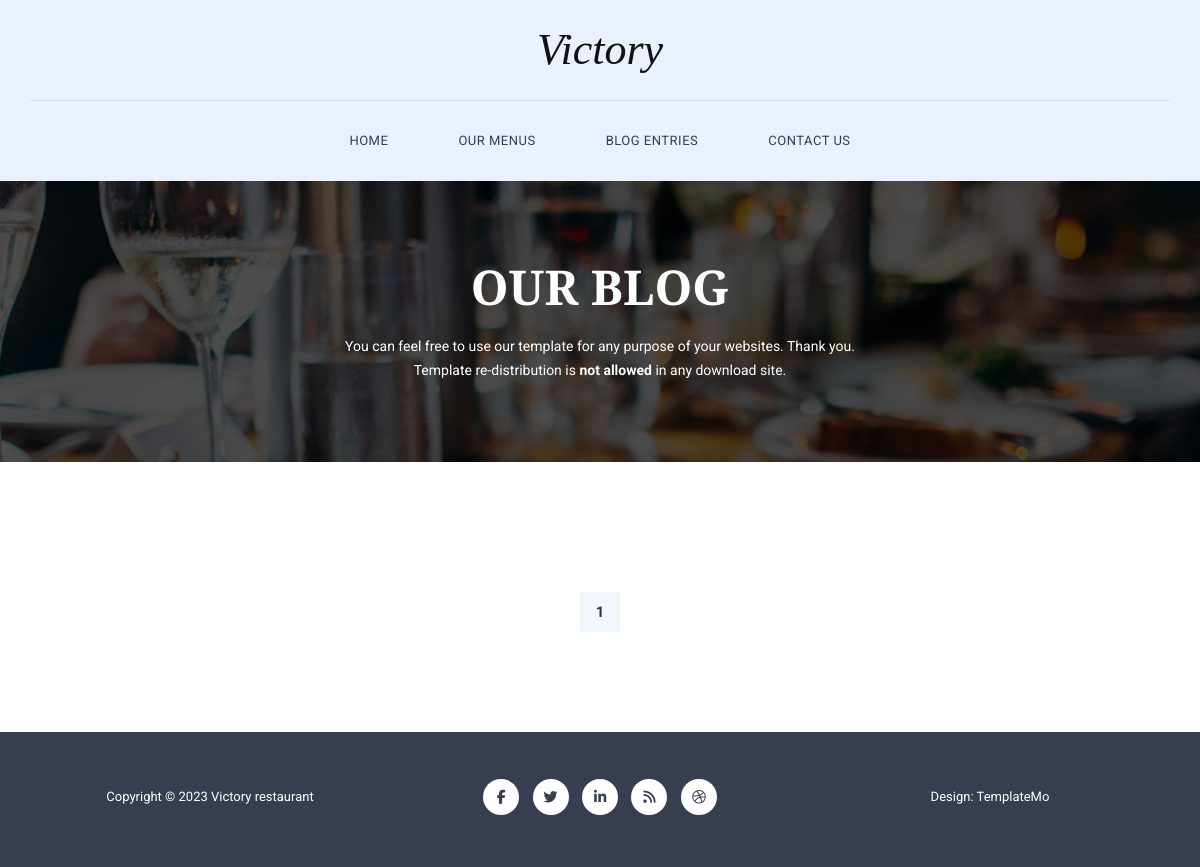
The app's page /home/blog/, older data.
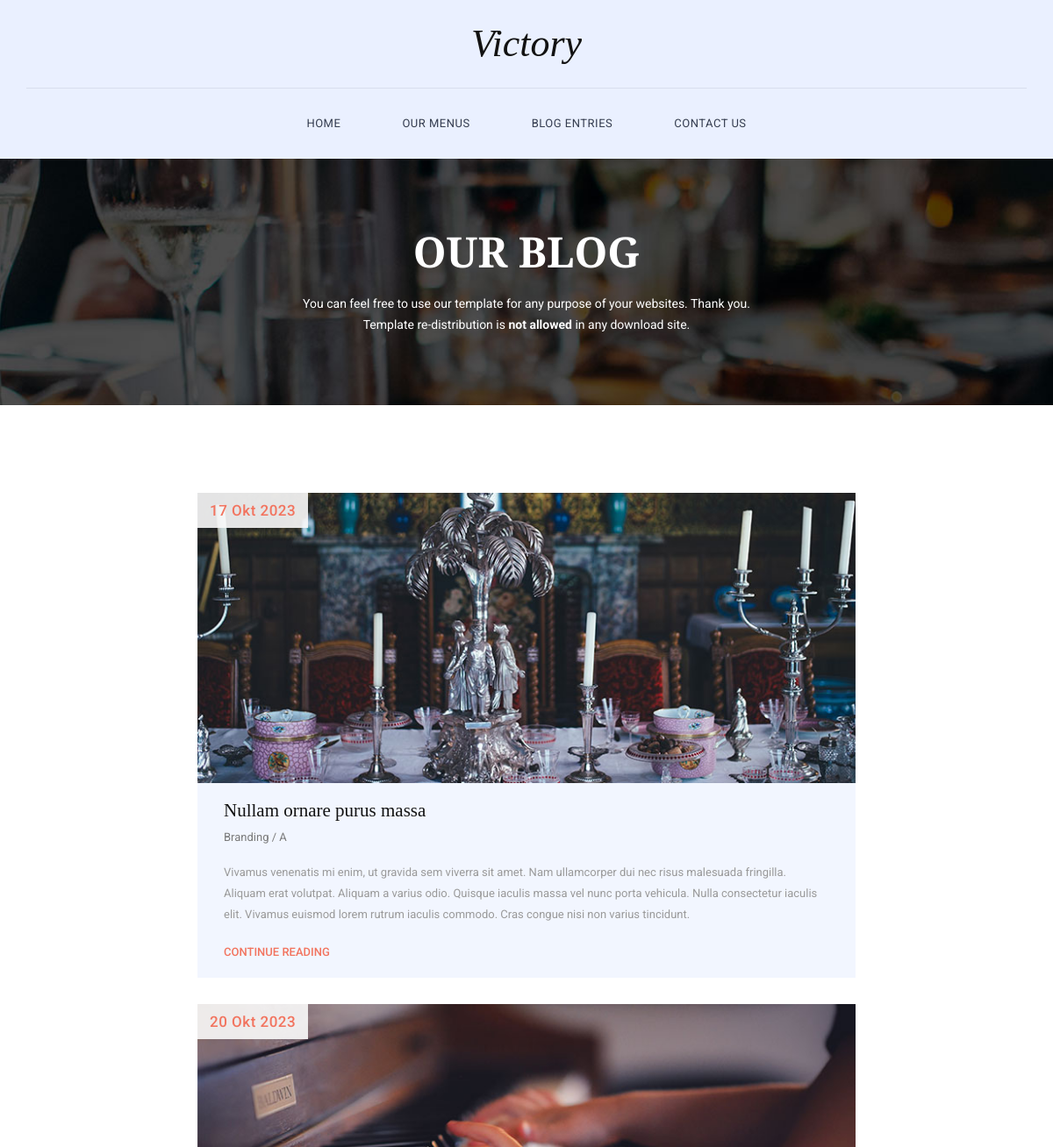
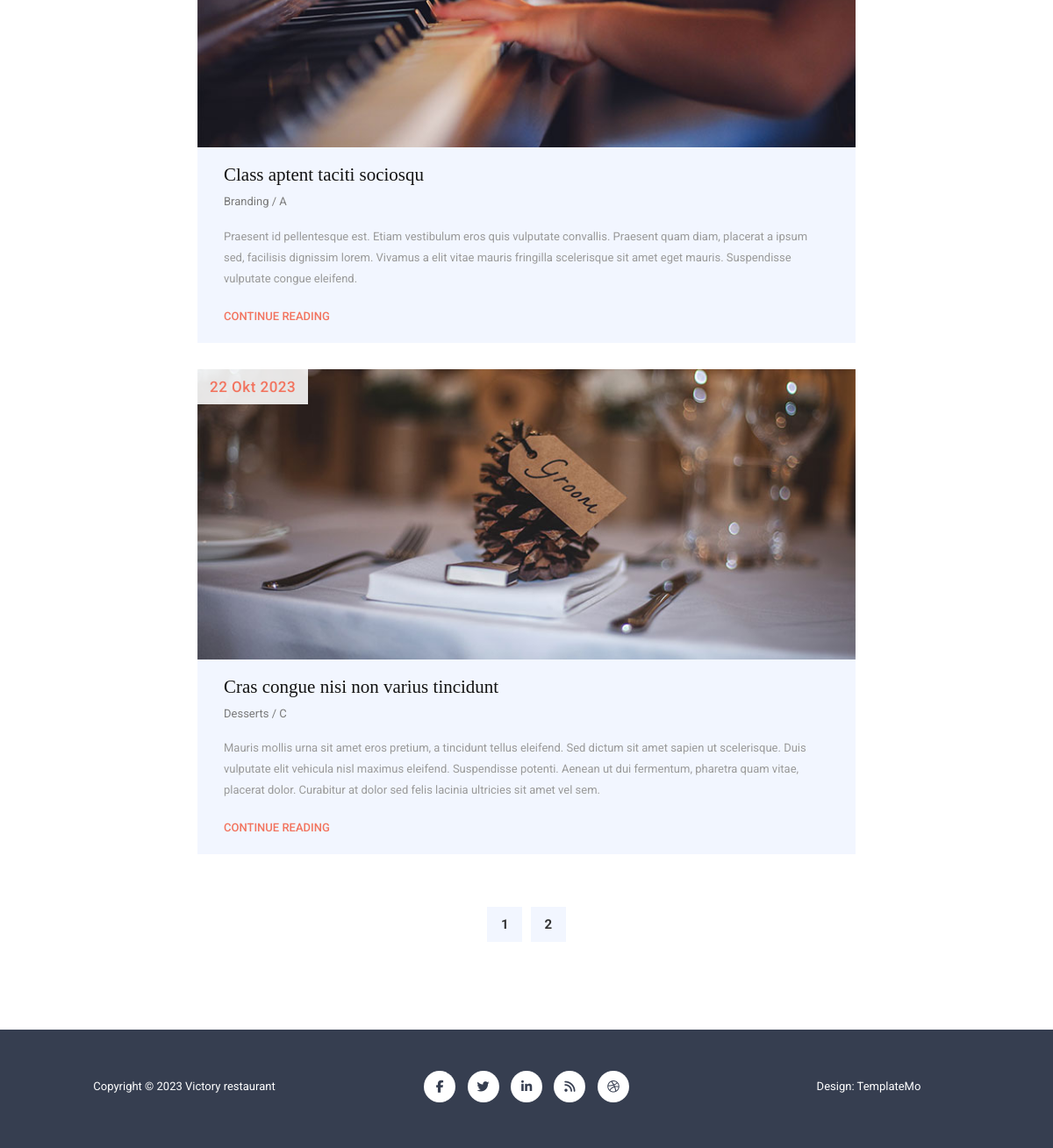
The same page, newer data (2 pictures, top to bottom).
### blog/models.py (models this page shows)
class Photo(models.Model):
    def _load_to(self, filename):
        ext = filename.split(".")[-1]
        path = datetime.utcnow().strftime("blog/%m.%Y/")
        f_b_name = hex(random.randint(100000, 999999))
        return f"{path}{f_b_name}.{ext}"
    img = models.ImageField(upload_to=_load_to)
    post = models.ForeignKey(Post, on_delete=models.SET_NULL, null=True, related_name="images")
    loaded = models.DateTimeField(auto_now_add=True)
    class Meta:
        db_table = "photo"

class Post(models.Model):
    AUTHOR = (
        (Author.CHEF, "Chef"),
        (Author.ADMINISTRATOR, "Admin"),
        (Author.OWNER, "Owner")
    )
    author = models.CharField(max_length=1, choices=AUTHOR)
    title = models.CharField(max_length=100)
    date_posting = models.CharField(max_length=15, blank=True)
    topic = models.CharField(max_length=20)
    text = models.TextField()
    class Meta:
        db_table = "post"

### blog/views.py (the view)
# urls.py: path('blog/', views.BlogView.as_view(), name='blog'),
class BlogView(ListView):
    paginate_by = 3
    model = Post
    template_name = 'blog.html'

### blog/templates/blog.html
{% extends 'base.html' %}
{% block content %}
    {% include 'blog/blog-page.html' %}
{% endblock content %}

### food/templates/base.html (shortened to what this page needs)
{% load static %}
<!DOCTYPE html>
<html>
    <head>
        <link rel="stylesheet" href="{% static 'css/bootstrap.min.css' %}" >
        <link rel="stylesheet" href="{% static 'css/bootstrap-theme.min.css' %}">
        <link rel="stylesheet" href="{% static 'css/fontAwesome.css' %}">
        <link rel="stylesheet" href="{% static 'css/hero-slider.css' %}">
        <link rel="stylesheet" href="{% static 'css/owl-carousel.css' %}">
        <link rel="stylesheet" href="{% static 'css/templatemo-style.css' %}">
    </head>
<body>
    {% include 'base/header.html' %}
    {% block banner %}
    {% include 'base/page_heading.html' %}
    {% endblock banner %}
    {% block content %}{% endblock content %}
    {% include 'base/footer.html' %}
</body>
</html>

### food/templates/base/header.html (shortened to what this page needs)
<div class="header">
        <div class="container">
            <a href="#" class="navbar-brand scroll-top">Victory</a>
            <nav class="navbar navbar-inverse" role="navigation">
                <div id="main-nav" class="collapse navbar-collapse">
                    <ul class="nav navbar-nav">
                        <li><a href="{% url 'home' %}">Home</a></li>
                        <li><a href="{% url 'menu' %}">Our Menus</a></li>
                        <li><a href="{% url 'blog' %}">Blog Entries</a></li>
                        <li><a href="{% url 'contact' %}">Contact Us</a></li>
                    </ul>
                </div>
            </nav>
        </div>
    </div>

### food/templates/base/page_heading.html
<section class="page-heading">
        <div class="container">
            <div class="row">
                <div class="col-md-12">
                    {% block banner_text %}
                        <h1>Our Blog</h1>
                        <p>You can feel free to use our template for any purpose of your websites. Thank you. Template re-distribution is <strong>not allowed</strong> in any download site.</p>
                    {% endblock banner_text %}
                </div>
            </div>
        </div>
    </section>

### blog/templates/blog/blog-page.html
{% load static %}
<section class="blog-page" >
    <div class="container">
        <div class="row">
            {% for object in object_list %}
            <div class="col-md-8 col-md-offset-2">
                <div class="blog-item">
                    {% for foto in object.images.all %}
                    <img src="{{ foto.img.url }}" alt="breakfast">
                    {% endfor %}
                    <div class="date">{{ object.date_posting }}</div>
                    <div class="down-content">
                        <h4>{{ object.title }}</h4>
                        <span>{{ object.topic }} / {{ object.author }}</span>
                        <p>{{ object.text }}</p>
                        <div class="text-button">
                            <a href="#">Continue Reading</a>
                        </div>
                    </div>
                </div>
            </div>
            {% endfor %}
            <div class="col-md-8 col-md-offset-2" id="pagination">
                <ul class="page-number">
                    {% for num_page in page_obj.paginator.page_range %}
                    <li>
                        <a class="active" href="?page={{num_page}}">{{num_page}}</a>
                    </li>
                    {% endfor %}
                </ul>
            </div>
        </div>
    </div>
</section>

### food/templates/base/footer.html
<footer>
    <div class="container">
        <div class="row">
            <div class="col-md-4">
                <p>Copyright &copy; {% now 'Y' %} Victory restaurant</p>
            </div>
            <div class="col-md-4">
                <ul class="social-icons">
                    <li><a href="#"><i class="fa fa-facebook"></i></a></li>
                    <li><a href="#"><i class="fa fa-twitter"></i></a></li>
                    <li><a href="#"><i class="fa fa-linkedin"></i></a></li>
                    <li><a href="#"><i class="fa fa-rss"></i></a></li>
                    <li><a href="#"><i class="fa fa-dribbble"></i></a></li>
                </ul>
            </div>
            <div class="col-md-4">
                <p>Design: TemplateMo</p>
            </div>
        </div>
    </div>
</footer>

### food/static/css/hero-slider.css (style rules this page uses)
*, *::after, *::before { -webkit-box-sizing: border-box; -moz-box-sizing: border-box; box-sizing: border-box; }
html { font-size: 62.5%; }
body { font-family: "Open Sans", sans-serif; color: #2c343b; background-color: #f2f2f2; }
a { color: #d44457; text-decoration: none; }
img { max-width: 100%; }

### food/static/css/templatemo-style.css (style rules this page uses)
* { margin: 0; padding: 0; font-family: 'Roboto', arial, sans-serif; }
body { overflow-x: hidden; background-color: #fff; }
ul { list-style: none; margin: 0px; }
p { color: #9a9a9a; font-size: 13px; line-height: 24px; }
.header { width: 100%; padding: 0; z-index: 10000; transition: all 0.2s ease-in-out; background-color: #eaf0ff; text-align: center; }
.navbar-inverse .navbar-brand, .navbar-inverse .navbar-nav>li>a { text-shadow: none; }
.navbar-brand { font-family: 'Spectral', serif; font-size: 44px; color: #121212; font-style: italic; text-align: center; width: 100%; border-bottom: 1px solid #d8deed; position: relative; padding: 40px 0px; height: auto!important; }
#main-nav { padding: 15px 0px; float: right; position:relative; left:-50%; text-align: left; }
.nav { list-style:none; position:relative; left:50%; }
.navbar-nav li { margin: 0px 20px; }
.navbar-nav li a { font-family: 'Roboto', sans-serif; font-size: 13px; text-transform: uppercase; color: #363e50!important; letter-spacing: 0.5px; }
.navbar-inverse { background-image: none; background-color: transparent; }
.header .navbar { margin: 0; border: none; }
footer { background-color: #363e50; line-height: 130px; text-align: center; }
footer p { line-height: 120px; color: #fff; margin-top: 5px; }
footer ul { list-style: none; padding: 0; margin: 0; }
footer ul li { display: inline-block; margin: 0px 5px; }
footer ul li i { width: 36px; height: 36px; display: inline-block; text-align: center; line-height: 36px!important; background-color: #fff; border-radius: 50%; color: #363e50; transition: all 0.5s; }
section.page-heading { padding: 80px 0px; background-image: url(/static/img/heading-bg.jpg); background-repeat: no-repeat; background-size: cover; background-position: center center; text-align: center; }
.page-heading h1 { margin-top: 0px; margin-bottom: 20px; font-family: 'Spectral', serif; font-size: 48px; font-weight: 700; text-transform: uppercase; color: #fff; }
.page-heading p { color: #fff; font-size: 14px; padding: 0px 25%; margin-bottom: 0px; }
section.blog-page { margin-top: 100px; }
section.blog-page .page-number { padding: 0; margin-top: 30px; margin-bottom: 100px; list-style: none; text-align: center; width: 100%; }
section.blog-page .page-number li { display: inline-block; margin: 0 3px; }
section.blog-page .page-number li a { transition: all 0.5s; width: 40px; height: 40px; line-height: 40px; display: inline-block; text-align: center; background-color: #f2f6ff; font-size: 15px; color: #343434; font-weight: 700; text-decoration: none; }
.blog-item img { width: 100%; overflow: hidden; }
.blog-item { margin-bottom: 30px; }
.blog-item .down-content { background-color: #f2f6ff; padding: 20px 30px; }
.blog-item .down-content h4 { margin-top: 0px; margin-bottom: 0px; padding-bottom: 8px; font-family: 'Spectral', serif; font-size: 21px; color: #121212; }
.blog-item .down-content span { font-size: 13px; color: #7a7a7a; display: inline-block; margin-bottom: 18px; }
.blog-item .down-content .text-button a { font-size: 13px; font-weight: 500; color: #f2745f; text-decoration: none; text-transform: uppercase; margin-top: 12px; display: inline-block; }
.blog-item .date { font-size: 17px; color: #f2745f; font-weight: 500; letter-spacing: 0.5px; padding: 8px 14px; position: absolute; left: 15px; top: 0px; background-color: rgba(250, 250, 250, 0.9); }

Row changes from the older to the newer data that the page shows:
added Post: date_posting "17 Okt 2023", title "Nullam ornare purus massa", topic "Branding", author "A", text "Vivamus venenatis mi enim, ut gravida sem viverra sit amet. Nam ullamcorper dui nec risus malesuada fringilla. Aliquam erat volutpat. Aliquam a varius odio. Quisque iaculis massa vel nunc porta vehicula. Nulla consectetur iaculis elit. Vivamus euismod lorem rutrum iaculis commodo. Cras congue nisi non varius tincidunt."
added Photo: img (picture), shown under "17 Okt 2023"
added Post: date_posting "20 Okt 2023", title "Class aptent taciti sociosqu", topic "Branding", author "A", text "Praesent id pellentesque est. Etiam vestibulum eros quis vulputate convallis. Praesent quam diam, placerat a ipsum sed, facilisis dignissim lorem. Vivamus a elit vitae mauris fringilla scelerisque sit amet eget mauris. Suspendisse vulputate congue eleifend."
added Photo: img (picture), shown under "20 Okt 2023"
added Post: date_posting "22 Okt 2023", title "Cras congue nisi non varius tincidunt", topic "Desserts", author "C", text "Mauris mollis urna sit amet eros pretium, a tincidunt tellus eleifend. Sed dictum sit amet sapien ut scelerisque. Duis vulputate elit vehicula nisl maximus eleifend. Suspendisse potenti. Aenean ut dui fermentum, pharetra quam vitae, placerat dolor. Curabitur at dolor sed felis lacinia ultricies sit amet vel sem."
added Photo: img (picture), shown under "22 Okt 2023"
Text that changed along with them:
new list line: "2"
